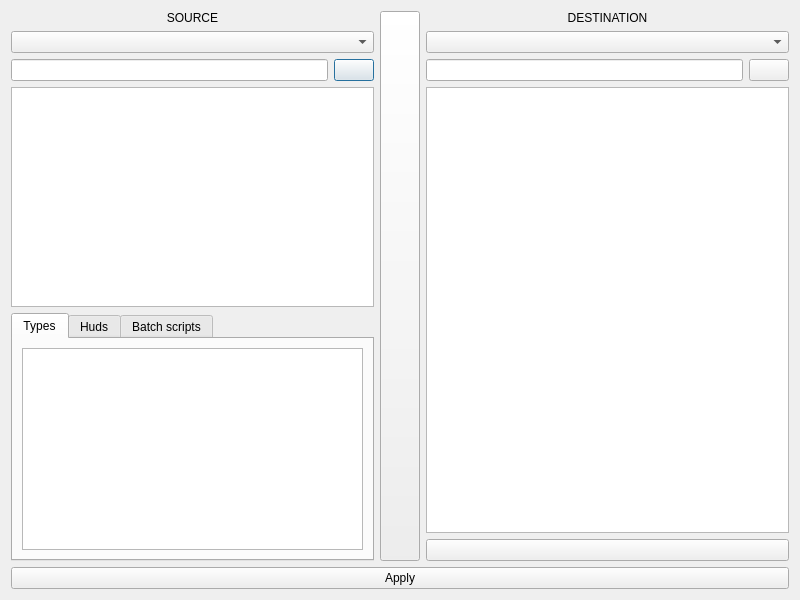
<?xml version="1.0" encoding="UTF-8"?>
<ui version="4.0">
 <class>MainWindow</class>
 <widget class="QDialog" name="MainWindow">
  <property name="geometry">
   <rect>
    <x>0</x>
    <y>0</y>
    <width>800</width>
    <height>600</height>
   </rect>
  </property>
  <property name="windowTitle">
   <string>Transfert</string>
  </property>
  <layout class="QVBoxLayout" name="verticalLayout_2">
   <item>
    <layout class="QHBoxLayout" name="horizontalLayout_2">
     <item>
      <layout class="QVBoxLayout" name="verticalLayout_6">
       <item>
        <widget class="QLabel" name="label">
         <property name="text">
          <string>SOURCE</string>
         </property>
         <property name="alignment">
          <set>Qt::AlignCenter</set>
         </property>
        </widget>
       </item>
       <item>
        <widget class="QComboBox" name="projectComboBox"/>
       </item>
       <item>
        <widget class="QWidget" name="fileWidget" native="true">
         <layout class="QVBoxLayout" name="verticalLayout_7">
          <property name="leftMargin">
           <number>0</number>
          </property>
          <property name="topMargin">
           <number>0</number>
          </property>
          <property name="rightMargin">
           <number>0</number>
          </property>
          <property name="bottomMargin">
           <number>0</number>
          </property>
          <item>
           <layout class="QHBoxLayout" name="horizontalLayout">
            <item>
             <widget class="QLineEdit" name="fileALineEdit">
              <property name="readOnly">
               <bool>true</bool>
              </property>
             </widget>
            </item>
            <item>
             <widget class="QPushButton" name="fileAButton">
              <property name="text">
               <string/>
              </property>
             </widget>
            </item>
           </layout>
          </item>
          <item>
           <widget class="QListWidget" name="fileListWidget">
            <property name="selectionMode">
             <enum>QAbstractItemView::ExtendedSelection</enum>
            </property>
           </widget>
          </item>
         </layout>
        </widget>
       </item>
       <item>
        <widget class="QTabWidget" name="typeTabWidget">
         <property name="currentIndex">
          <number>0</number>
         </property>
         <widget class="QWidget" name="tab_3">
          <attribute name="title">
           <string>Types</string>
          </attribute>
          <layout class="QVBoxLayout" name="verticalLayout_3">
           <item>
            <widget class="QListWidget" name="typesListWidget">
             <property name="selectionMode">
              <enum>QAbstractItemView::ExtendedSelection</enum>
             </property>
            </widget>
           </item>
          </layout>
         </widget>
         <widget class="QWidget" name="tab_4">
          <attribute name="title">
           <string>Huds</string>
          </attribute>
          <layout class="QVBoxLayout" name="verticalLayout_4">
           <item>
            <widget class="QListWidget" name="hudListWidget">
             <property name="selectionMode">
              <enum>QAbstractItemView::ExtendedSelection</enum>
             </property>
            </widget>
           </item>
          </layout>
         </widget>
         <widget class="QWidget" name="tab_5">
          <attribute name="title">
           <string>Batch scripts</string>
          </attribute>
          <layout class="QVBoxLayout" name="verticalLayout_5">
           <item>
            <widget class="QListWidget" name="batchListWidget">
             <property name="selectionMode">
              <enum>QAbstractItemView::ExtendedSelection</enum>
             </property>
            </widget>
           </item>
          </layout>
         </widget>
        </widget>
       </item>
      </layout>
     </item>
     <item>
      <widget class="QPushButton" name="addButton">
       <property name="sizePolicy">
        <sizepolicy hsizetype="Minimum" vsizetype="MinimumExpanding">
         <horstretch>0</horstretch>
         <verstretch>0</verstretch>
        </sizepolicy>
       </property>
       <property name="maximumSize">
        <size>
         <width>40</width>
         <height>16777215</height>
        </size>
       </property>
       <property name="text">
        <string/>
       </property>
      </widget>
     </item>
     <item>
      <layout class="QVBoxLayout" name="verticalLayout">
       <item>
        <widget class="QLabel" name="label_2">
         <property name="text">
          <string>DESTINATION</string>
         </property>
         <property name="alignment">
          <set>Qt::AlignCenter</set>
         </property>
        </widget>
       </item>
       <item>
        <widget class="QComboBox" name="destinationComboBox"/>
       </item>
       <item>
        <widget class="QWidget" name="fileBWidget" native="true">
         <layout class="QHBoxLayout" name="horizontalLayout_3">
          <property name="spacing">
           <number>6</number>
          </property>
          <property name="leftMargin">
           <number>0</number>
          </property>
          <property name="topMargin">
           <number>0</number>
          </property>
          <property name="rightMargin">
           <number>0</number>
          </property>
          <property name="bottomMargin">
           <number>0</number>
          </property>
          <item>
           <widget class="QLineEdit" name="fileBLineEdit">
            <property name="readOnly">
             <bool>true</bool>
            </property>
           </widget>
          </item>
          <item>
           <widget class="QPushButton" name="fileBButton">
            <property name="text">
             <string/>
            </property>
           </widget>
          </item>
         </layout>
        </widget>
       </item>
       <item>
        <widget class="QListWidget" name="importListWidget">
         <property name="selectionMode">
          <enum>QAbstractItemView::ExtendedSelection</enum>
         </property>
        </widget>
       </item>
       <item>
        <widget class="QPushButton" name="removeButton">
         <property name="text">
          <string/>
         </property>
        </widget>
       </item>
      </layout>
     </item>
    </layout>
   </item>
   <item>
    <widget class="QPushButton" name="applyPushButton">
     <property name="text">
      <string>Apply</string>
     </property>
    </widget>
   </item>
  </layout>
 </widget>
 <resources/>
 <connections/>
</ui>
